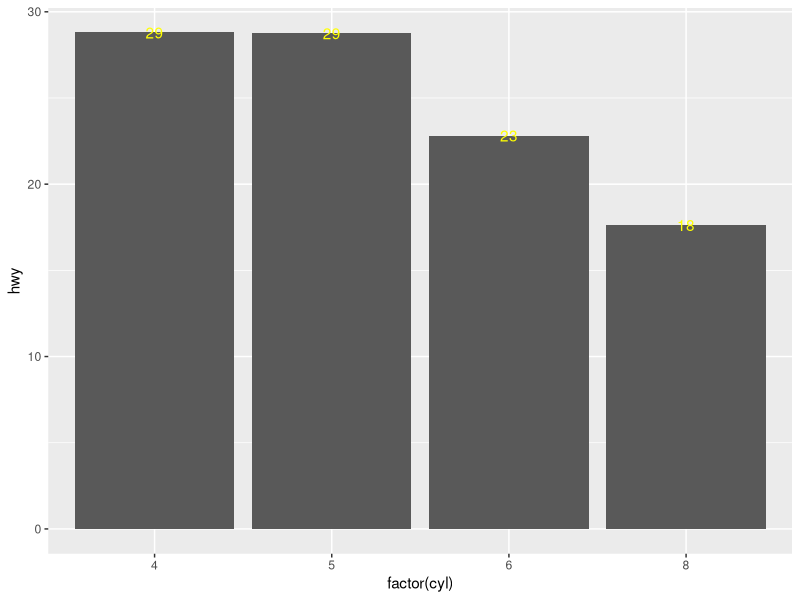
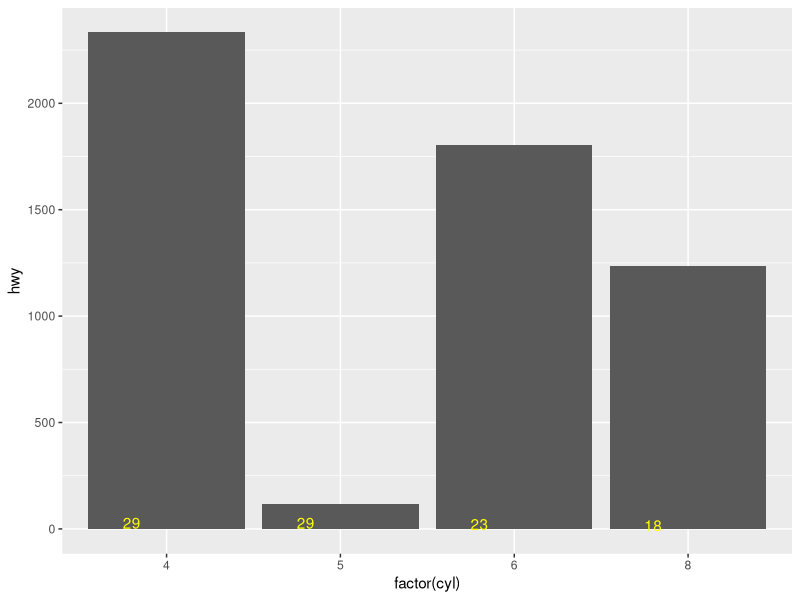

Generate these figures, in order, with R:
library(ggplot2)

ggplot(mpg, aes(factor(cyl), hwy)) +
  stat_summary(fun.y = mean, geom = "col") +
  stat_summary(aes(label = round(..y..)),
               fun.y = mean, geom = "text", colour = "yellow",
               nudge_x = -0.2)

ggplot(mpg, aes(factor(cyl), hwy)) +
  geom_col(fun.y = mean, stat = "summary") +
  geom_text(aes(label = round(..y..)),
               fun.y = mean, stat = "summary", colour = "yellow",
               nudge_x = -0.2)

